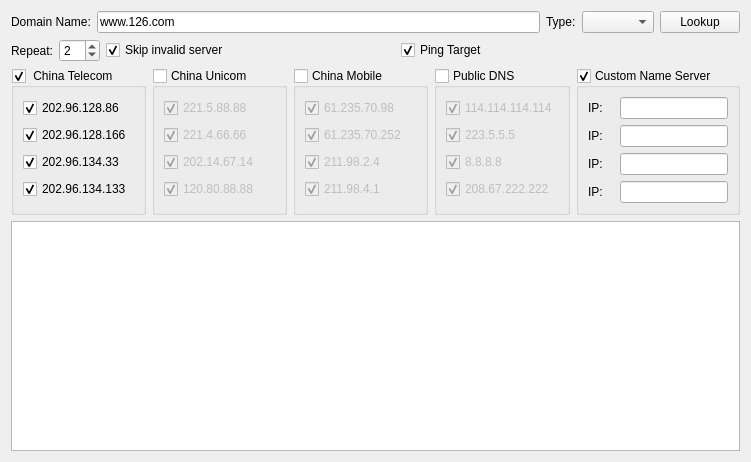
<?xml version="1.0" encoding="UTF-8"?>
<ui version="4.0">
 <class>DnsLookup</class>
 <widget class="QWidget" name="DnsLookup">
  <property name="geometry">
   <rect>
    <x>0</x>
    <y>0</y>
    <width>751</width>
    <height>462</height>
   </rect>
  </property>
  <property name="windowTitle">
   <string>DNS Lookup</string>
  </property>
  <layout class="QGridLayout" name="gridLayout">
   <item row="1" column="0">
    <widget class="QGroupBox" name="groupBoxChinaTelecom">
     <property name="title">
      <string> China Telecom</string>
     </property>
     <property name="checkable">
      <bool>true</bool>
     </property>
     <layout class="QVBoxLayout" name="verticalLayout_4">
      <item>
       <widget class="QCheckBox" name="checkBoxCT1">
        <property name="minimumSize">
         <size>
          <width>110</width>
          <height>0</height>
         </size>
        </property>
        <property name="text">
         <string>202.96.128.86</string>
        </property>
        <property name="checked">
         <bool>true</bool>
        </property>
       </widget>
      </item>
      <item>
       <widget class="QCheckBox" name="checkBoxCT2">
        <property name="minimumSize">
         <size>
          <width>110</width>
          <height>0</height>
         </size>
        </property>
        <property name="text">
         <string>202.96.128.166</string>
        </property>
        <property name="checked">
         <bool>true</bool>
        </property>
       </widget>
      </item>
      <item>
       <widget class="QCheckBox" name="checkBoxCT3">
        <property name="minimumSize">
         <size>
          <width>110</width>
          <height>0</height>
         </size>
        </property>
        <property name="text">
         <string>202.96.134.33</string>
        </property>
        <property name="checked">
         <bool>true</bool>
        </property>
       </widget>
      </item>
      <item>
       <widget class="QCheckBox" name="checkBoxCT4">
        <property name="minimumSize">
         <size>
          <width>110</width>
          <height>0</height>
         </size>
        </property>
        <property name="text">
         <string>202.96.134.133</string>
        </property>
        <property name="checked">
         <bool>true</bool>
        </property>
       </widget>
      </item>
     </layout>
    </widget>
   </item>
   <item row="1" column="1">
    <widget class="QGroupBox" name="groupBoxChinaUnicom">
     <property name="title">
      <string>China Unicom</string>
     </property>
     <property name="checkable">
      <bool>true</bool>
     </property>
     <property name="checked">
      <bool>false</bool>
     </property>
     <layout class="QVBoxLayout" name="verticalLayout_3">
      <item>
       <widget class="QCheckBox" name="checkBoxCU1">
        <property name="minimumSize">
         <size>
          <width>110</width>
          <height>0</height>
         </size>
        </property>
        <property name="text">
         <string>221.5.88.88</string>
        </property>
        <property name="checked">
         <bool>true</bool>
        </property>
       </widget>
      </item>
      <item>
       <widget class="QCheckBox" name="checkBoxCU2">
        <property name="minimumSize">
         <size>
          <width>110</width>
          <height>0</height>
         </size>
        </property>
        <property name="text">
         <string>221.4.66.66</string>
        </property>
        <property name="checked">
         <bool>true</bool>
        </property>
       </widget>
      </item>
      <item>
       <widget class="QCheckBox" name="checkBoxCU3">
        <property name="minimumSize">
         <size>
          <width>110</width>
          <height>0</height>
         </size>
        </property>
        <property name="text">
         <string>202.14.67.14</string>
        </property>
        <property name="checked">
         <bool>true</bool>
        </property>
       </widget>
      </item>
      <item>
       <widget class="QCheckBox" name="checkBoxCU4">
        <property name="minimumSize">
         <size>
          <width>110</width>
          <height>0</height>
         </size>
        </property>
        <property name="text">
         <string>120.80.88.88</string>
        </property>
        <property name="checked">
         <bool>true</bool>
        </property>
       </widget>
      </item>
     </layout>
    </widget>
   </item>
   <item row="1" column="2">
    <widget class="QGroupBox" name="groupBoxChinaMobile">
     <property name="title">
      <string>China Mobile</string>
     </property>
     <property name="checkable">
      <bool>true</bool>
     </property>
     <property name="checked">
      <bool>false</bool>
     </property>
     <layout class="QVBoxLayout" name="verticalLayout_2">
      <item>
       <widget class="QCheckBox" name="checkBoxCM1">
        <property name="minimumSize">
         <size>
          <width>110</width>
          <height>0</height>
         </size>
        </property>
        <property name="text">
         <string>61.235.70.98</string>
        </property>
        <property name="checked">
         <bool>true</bool>
        </property>
       </widget>
      </item>
      <item>
       <widget class="QCheckBox" name="checkBoxCM2">
        <property name="minimumSize">
         <size>
          <width>110</width>
          <height>0</height>
         </size>
        </property>
        <property name="text">
         <string>61.235.70.252</string>
        </property>
        <property name="checked">
         <bool>true</bool>
        </property>
       </widget>
      </item>
      <item>
       <widget class="QCheckBox" name="checkBoxCM3">
        <property name="minimumSize">
         <size>
          <width>110</width>
          <height>0</height>
         </size>
        </property>
        <property name="text">
         <string>211.98.2.4</string>
        </property>
        <property name="checked">
         <bool>true</bool>
        </property>
       </widget>
      </item>
      <item>
       <widget class="QCheckBox" name="checkBoxCM4">
        <property name="minimumSize">
         <size>
          <width>110</width>
          <height>0</height>
         </size>
        </property>
        <property name="text">
         <string>211.98.4.1</string>
        </property>
        <property name="checked">
         <bool>true</bool>
        </property>
       </widget>
      </item>
     </layout>
    </widget>
   </item>
   <item row="1" column="3">
    <widget class="QGroupBox" name="groupBoxPublicDNS">
     <property name="title">
      <string>Public DNS</string>
     </property>
     <property name="checkable">
      <bool>true</bool>
     </property>
     <property name="checked">
      <bool>false</bool>
     </property>
     <layout class="QVBoxLayout" name="verticalLayout">
      <item>
       <widget class="QCheckBox" name="checkBox114">
        <property name="minimumSize">
         <size>
          <width>110</width>
          <height>0</height>
         </size>
        </property>
        <property name="toolTip">
         <string notr="true">114 DNS</string>
        </property>
        <property name="text">
         <string>114.114.114.114</string>
        </property>
        <property name="checked">
         <bool>true</bool>
        </property>
       </widget>
      </item>
      <item>
       <widget class="QCheckBox" name="checkBoxAliDNS">
        <property name="minimumSize">
         <size>
          <width>110</width>
          <height>0</height>
         </size>
        </property>
        <property name="toolTip">
         <string notr="true">AliDNS</string>
        </property>
        <property name="text">
         <string>223.5.5.5</string>
        </property>
        <property name="checked">
         <bool>true</bool>
        </property>
       </widget>
      </item>
      <item>
       <widget class="QCheckBox" name="checkBoxGoogle">
        <property name="minimumSize">
         <size>
          <width>110</width>
          <height>0</height>
         </size>
        </property>
        <property name="toolTip">
         <string notr="true">Google</string>
        </property>
        <property name="text">
         <string>8.8.8.8</string>
        </property>
        <property name="checked">
         <bool>true</bool>
        </property>
       </widget>
      </item>
      <item>
       <widget class="QCheckBox" name="checkBoxOpenDNS">
        <property name="minimumSize">
         <size>
          <width>110</width>
          <height>0</height>
         </size>
        </property>
        <property name="toolTip">
         <string notr="true">openDNS</string>
        </property>
        <property name="text">
         <string>208.67.222.222</string>
        </property>
        <property name="checked">
         <bool>true</bool>
        </property>
       </widget>
      </item>
     </layout>
    </widget>
   </item>
   <item row="1" column="4">
    <widget class="QGroupBox" name="groupBoxCustom">
     <property name="title">
      <string>Custom Name Server</string>
     </property>
     <property name="checkable">
      <bool>true</bool>
     </property>
     <layout class="QGridLayout" name="gridLayout_4">
      <item row="3" column="1">
       <widget class="QLineEdit" name="lineEditNSIPCustom3">
        <property name="sizePolicy">
         <sizepolicy hsizetype="Preferred" vsizetype="Fixed">
          <horstretch>0</horstretch>
          <verstretch>0</verstretch>
         </sizepolicy>
        </property>
        <property name="minimumSize">
         <size>
          <width>100</width>
          <height>0</height>
         </size>
        </property>
       </widget>
      </item>
      <item row="0" column="0">
       <widget class="QLabel" name="label">
        <property name="text">
         <string>IP:</string>
        </property>
       </widget>
      </item>
      <item row="3" column="0">
       <widget class="QLabel" name="label_3">
        <property name="text">
         <string>IP:</string>
        </property>
       </widget>
      </item>
      <item row="0" column="1">
       <widget class="QLineEdit" name="lineEditNSIPCustom1">
        <property name="sizePolicy">
         <sizepolicy hsizetype="Preferred" vsizetype="Fixed">
          <horstretch>0</horstretch>
          <verstretch>0</verstretch>
         </sizepolicy>
        </property>
        <property name="minimumSize">
         <size>
          <width>100</width>
          <height>0</height>
         </size>
        </property>
       </widget>
      </item>
      <item row="2" column="0">
       <widget class="QLabel" name="label_2">
        <property name="text">
         <string>IP:</string>
        </property>
       </widget>
      </item>
      <item row="2" column="1">
       <widget class="QLineEdit" name="lineEditNSIPCustom2">
        <property name="sizePolicy">
         <sizepolicy hsizetype="Preferred" vsizetype="Fixed">
          <horstretch>0</horstretch>
          <verstretch>0</verstretch>
         </sizepolicy>
        </property>
        <property name="minimumSize">
         <size>
          <width>100</width>
          <height>0</height>
         </size>
        </property>
       </widget>
      </item>
      <item row="4" column="1">
       <widget class="QLineEdit" name="lineEditNSIPCustom4">
        <property name="sizePolicy">
         <sizepolicy hsizetype="Preferred" vsizetype="Fixed">
          <horstretch>0</horstretch>
          <verstretch>0</verstretch>
         </sizepolicy>
        </property>
        <property name="minimumSize">
         <size>
          <width>100</width>
          <height>0</height>
         </size>
        </property>
       </widget>
      </item>
      <item row="4" column="0">
       <widget class="QLabel" name="label_4">
        <property name="text">
         <string>IP:</string>
        </property>
       </widget>
      </item>
     </layout>
    </widget>
   </item>
   <item row="2" column="0" colspan="5">
    <widget class="QTextBrowser" name="textBrowserResult">
     <property name="html">
      <string notr="true">&lt;!DOCTYPE HTML PUBLIC &quot;-//W3C//DTD HTML 4.0//EN&quot; &quot;http://www.w3.org/TR/REC-html40/strict.dtd&quot;&gt;
&lt;html&gt;&lt;head&gt;&lt;meta name=&quot;qrichtext&quot; content=&quot;1&quot; /&gt;&lt;style type=&quot;text/css&quot;&gt;
p, li { white-space: pre-wrap; }
&lt;/style&gt;&lt;/head&gt;&lt;body style=&quot; font-family:'SimSun'; font-size:9pt; font-weight:400; font-style:normal;&quot;&gt;
&lt;p style=&quot;-qt-paragraph-type:empty; margin-top:0px; margin-bottom:0px; margin-left:0px; margin-right:0px; -qt-block-indent:0; text-indent:0px;&quot;&gt;&lt;br /&gt;&lt;/p&gt;&lt;/body&gt;&lt;/html&gt;</string>
     </property>
     <property name="openExternalLinks">
      <bool>true</bool>
     </property>
    </widget>
   </item>
   <item row="0" column="0" colspan="5">
    <layout class="QGridLayout" name="gridLayout_6">
     <item row="0" column="0">
      <layout class="QHBoxLayout" name="horizontalLayout">
       <item>
        <widget class="QLabel" name="labelDomainName">
         <property name="text">
          <string>Domain Name:</string>
         </property>
        </widget>
       </item>
       <item>
        <widget class="QLineEdit" name="lineEditDomainName">
         <property name="text">
          <string>www.126.com</string>
         </property>
        </widget>
       </item>
       <item>
        <widget class="QLabel" name="labelType">
         <property name="text">
          <string>Type:</string>
         </property>
        </widget>
       </item>
       <item>
        <widget class="QComboBox" name="comboBoxType"/>
       </item>
      </layout>
     </item>
     <item row="1" column="0">
      <layout class="QHBoxLayout" name="horizontalLayout_2">
       <item>
        <widget class="QLabel" name="label_5">
         <property name="text">
          <string>Repeat:</string>
         </property>
        </widget>
       </item>
       <item>
        <widget class="QSpinBox" name="spinBoxRepeat">
         <property name="minimum">
          <number>1</number>
         </property>
         <property name="maximum">
          <number>10</number>
         </property>
         <property name="value">
          <number>2</number>
         </property>
        </widget>
       </item>
       <item>
        <widget class="QCheckBox" name="checkBoxSkip">
         <property name="text">
          <string>Skip invalid server</string>
         </property>
         <property name="checked">
          <bool>true</bool>
         </property>
        </widget>
       </item>
       <item>
        <spacer name="horizontalSpacer">
         <property name="orientation">
          <enum>Qt::Horizontal</enum>
         </property>
         <property name="sizeHint" stdset="0">
          <size>
           <width>40</width>
           <height>20</height>
          </size>
         </property>
        </spacer>
       </item>
       <item>
        <widget class="QCheckBox" name="checkBoxPing">
         <property name="text">
          <string>Ping Target</string>
         </property>
         <property name="checked">
          <bool>true</bool>
         </property>
        </widget>
       </item>
       <item>
        <spacer name="horizontalSpacer_2">
         <property name="orientation">
          <enum>Qt::Horizontal</enum>
         </property>
         <property name="sizeHint" stdset="0">
          <size>
           <width>40</width>
           <height>20</height>
          </size>
         </property>
        </spacer>
       </item>
      </layout>
     </item>
     <item row="0" column="1">
      <widget class="QPushButton" name="pushButtonLookup">
       <property name="text">
        <string>Lookup</string>
       </property>
      </widget>
     </item>
    </layout>
   </item>
  </layout>
 </widget>
 <resources/>
 <connections/>
</ui>
